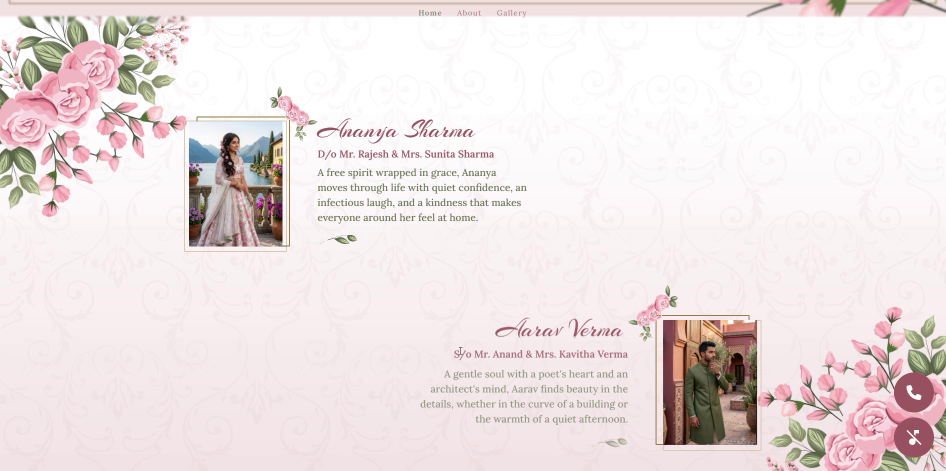
#> input picture .dev_tools/frame_13.png, 1892 x 942 px (shown at 1/2 size)
$ python fix_aarav.py
#> lines starting #> are read from the running program, lines starting #| are printed output that depends on the picture
import cv2

img13 = cv2.imread('frame_13.png')
#> img13 is the input picture: shape (942, 1892, 3); mean B, G, R 226.4, 226.5, 236.7
groom_clean = img13[640:827, 1331:1516]
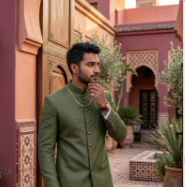
#> groom_clean: shape (187, 185, 3); mean B, G, R 80.2, 97.3, 129.4
cv2.imwrite('src/assets/aarav_portrait.png', groom_clean)
print("Updated Aarav portrait, size:", groom_clean.shape)
#| Updated Aarav portrait, size: (187, 185, 3)

$ run again, with .dev_tools/frame_11.png copied over .dev_tools/frame_13.png
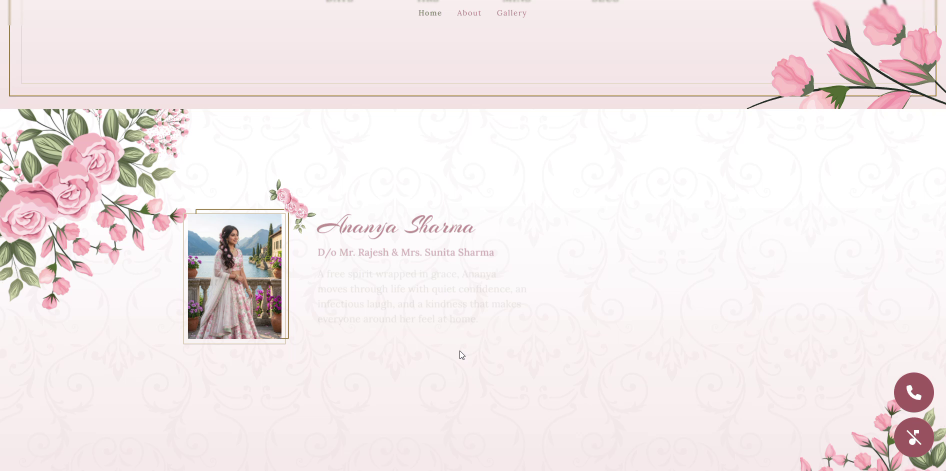
#> input picture .dev_tools/frame_11.png, 1892 x 942 px (shown at 1/2 size)
#> img13 is the input picture: shape (942, 1892, 3); mean B, G, R 232.9, 232.3, 241.8
#> `groom_clean = img13[640:827, 1331:1516]`:
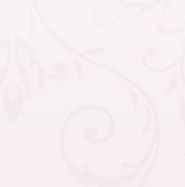
#> groom_clean: shape (187, 185, 3); mean B, G, R 240.2, 239.9, 247.9
#| Updated Aarav portrait, size: (187, 185, 3)
